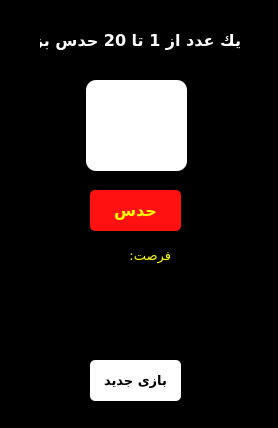
<?xml version="1.0" encoding="UTF-8"?>
<ui version="4.0">
 <class>Main</class>
 <widget class="QWidget" name="Main">
  <property name="geometry">
   <rect>
    <x>0</x>
    <y>0</y>
    <width>278</width>
    <height>428</height>
   </rect>
  </property>
  <property name="windowTitle">
   <string>Main</string>
  </property>
  <property name="styleSheet">
   <string notr="true">background-color: #000;</string>
  </property>
  <widget class="QLabel" name="label">
   <property name="geometry">
    <rect>
     <x>40</x>
     <y>20</y>
     <width>201</width>
     <height>41</height>
    </rect>
   </property>
   <property name="font">
    <font>
     <family>IRANSansFaNum Black</family>
     <pointsize>12</pointsize>
     <weight>75</weight>
     <bold>true</bold>
    </font>
   </property>
   <property name="styleSheet">
    <string notr="true">color: #FFF;</string>
   </property>
   <property name="text">
    <string>يك عدد از 1 تا 20 حدس بزن</string>
   </property>
  </widget>
  <widget class="QLineEdit" name="txt_input">
   <property name="geometry">
    <rect>
     <x>86</x>
     <y>80</y>
     <width>101</width>
     <height>91</height>
    </rect>
   </property>
   <property name="font">
    <font>
     <family>IRANSansFaNum Black</family>
     <pointsize>22</pointsize>
     <weight>75</weight>
     <bold>true</bold>
    </font>
   </property>
   <property name="styleSheet">
    <string notr="true">background-color: #FFF; border-radius: 10px; border: 0px;</string>
   </property>
   <property name="alignment">
    <set>Qt::AlignCenter</set>
   </property>
  </widget>
  <widget class="QPushButton" name="btn_guess">
   <property name="geometry">
    <rect>
     <x>90</x>
     <y>190</y>
     <width>91</width>
     <height>41</height>
    </rect>
   </property>
   <property name="font">
    <font>
     <family>IRANSansFaNum Black</family>
     <pointsize>12</pointsize>
     <weight>75</weight>
     <bold>true</bold>
    </font>
   </property>
   <property name="styleSheet">
    <string notr="true">color: #FFFF00;background-color: #FF1111; border-radius: 5px; border: 0px;</string>
   </property>
   <property name="text">
    <string>حدس</string>
   </property>
  </widget>
  <widget class="QLabel" name="label_2">
   <property name="geometry">
    <rect>
     <x>130</x>
     <y>240</y>
     <width>41</width>
     <height>31</height>
    </rect>
   </property>
   <property name="font">
    <font>
     <family>IRANSansFaNum Black</family>
     <pointsize>10</pointsize>
    </font>
   </property>
   <property name="styleSheet">
    <string notr="true">color: #FFFF00;</string>
   </property>
   <property name="text">
    <string>فرصت:</string>
   </property>
  </widget>
  <widget class="QLabel" name="lbl_joon">
   <property name="geometry">
    <rect>
     <x>100</x>
     <y>240</y>
     <width>21</width>
     <height>31</height>
    </rect>
   </property>
   <property name="font">
    <font>
     <family>IRANSansFaNum Black</family>
     <pointsize>10</pointsize>
     <weight>75</weight>
     <bold>true</bold>
    </font>
   </property>
   <property name="styleSheet">
    <string notr="true">color: #FFF;</string>
   </property>
   <property name="text">
    <string/>
   </property>
  </widget>
  <widget class="QLabel" name="lbl_comment">
   <property name="geometry">
    <rect>
     <x>30</x>
     <y>290</y>
     <width>211</width>
     <height>41</height>
    </rect>
   </property>
   <property name="font">
    <font>
     <family>IRANSansFaNum Black</family>
     <pointsize>10</pointsize>
     <weight>75</weight>
     <bold>true</bold>
    </font>
   </property>
   <property name="styleSheet">
    <string notr="true">border: 0px; color: #FFF;</string>
   </property>
   <property name="text">
    <string/>
   </property>
   <property name="alignment">
    <set>Qt::AlignCenter</set>
   </property>
  </widget>
  <widget class="QPushButton" name="btn_new">
   <property name="geometry">
    <rect>
     <x>90</x>
     <y>360</y>
     <width>91</width>
     <height>41</height>
    </rect>
   </property>
   <property name="font">
    <font>
     <family>IRANSansFaNum Black</family>
     <pointsize>10</pointsize>
     <weight>75</weight>
     <bold>true</bold>
    </font>
   </property>
   <property name="styleSheet">
    <string notr="true">color: #000; background-color: #FFF; border-radius: 5px; border: 0px;</string>
   </property>
   <property name="text">
    <string>بازی جدید</string>
   </property>
  </widget>
 </widget>
 <resources/>
 <connections/>
</ui>
